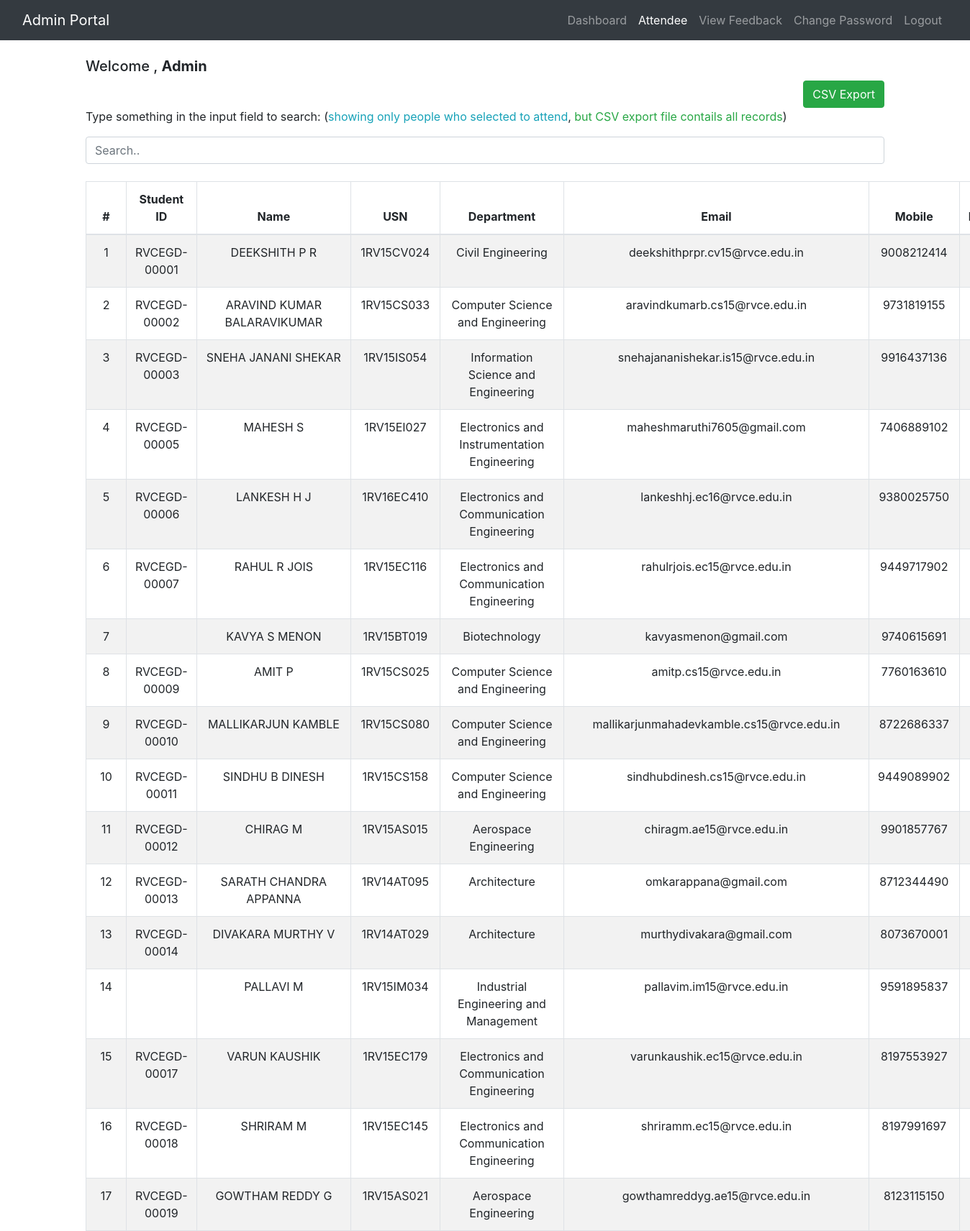
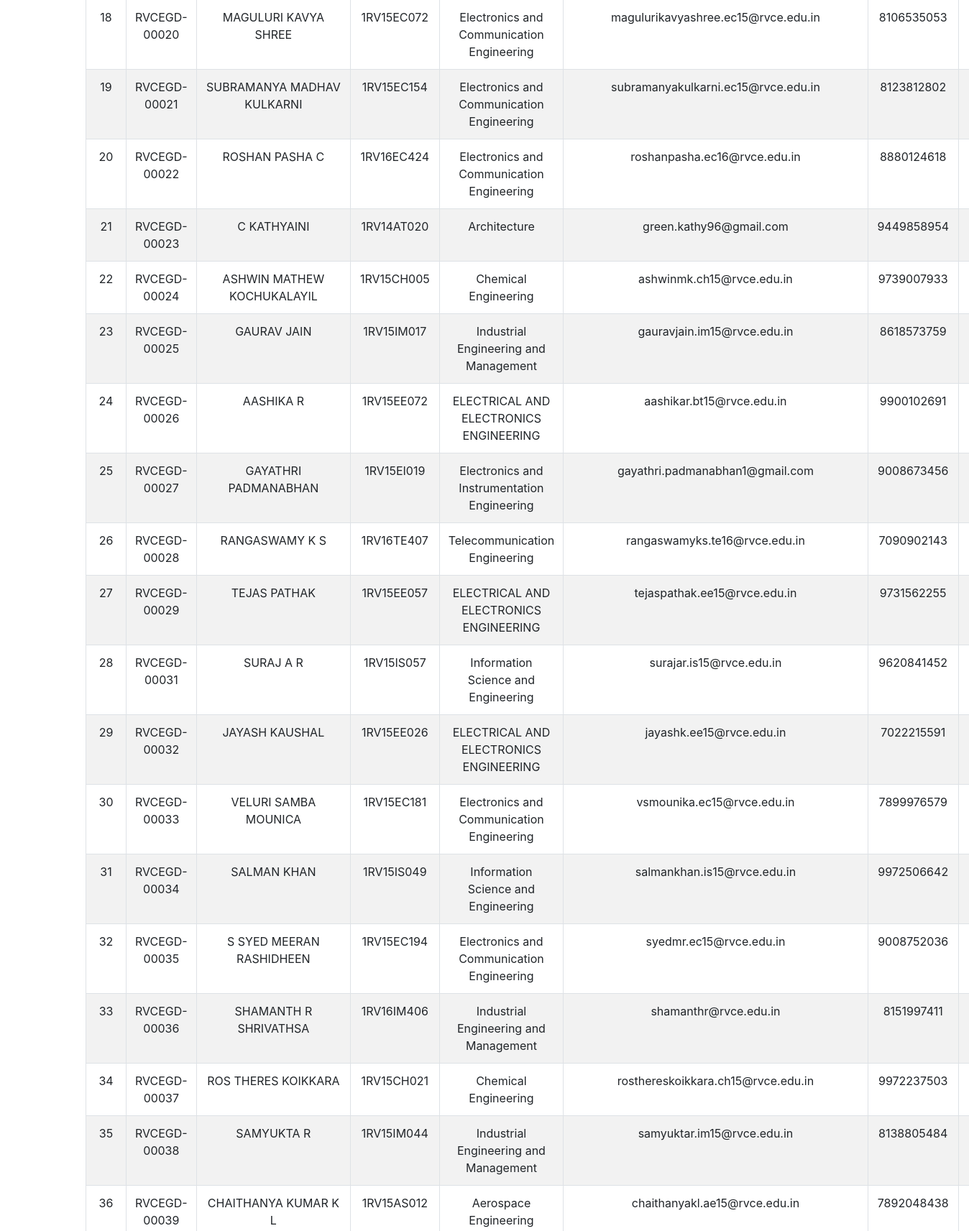
Page /admin/attendee.php (signed in, upper part) on the committed database (2 pictures, top to bottom).
### tables this page shows
CREATE TABLE `attendance` (
  `id` int(11) NOT NULL AUTO_INCREMENT,
  `stud_id` varchar(255) NOT NULL,
  `name` varchar(255) NOT NULL,
  `usn` varchar(255) NOT NULL,
  `dept` varchar(255) NOT NULL,
  `mobile` varchar(255) NOT NULL,
  `email` varchar(255) NOT NULL,
  `attending` varchar(255) NOT NULL,
  `people` varchar(255) NOT NULL,
  `a1` varchar(255) NOT NULL,
  `a2` varchar(255) NOT NULL,
  `a3` varchar(255) NOT NULL,
  `a4` varchar(255) NOT NULL,
  `a5` varchar(255) NOT NULL,
  `a6` varchar(255) DEFAULT NULL,
  `a7` varchar(255) DEFAULT NULL,
  `a8` varchar(255) DEFAULT NULL,
  `a9` varchar(255) DEFAULT NULL,
  `a10` varchar(255) DEFAULT NULL,
  `a11` varchar(255) DEFAULT NULL,
  `a12` varchar(255) DEFAULT NULL,
  `feedback` text,
  `pvt_email` varchar(255) DEFAULT NULL,
  PRIMARY KEY (`id`)
);

### admin/attendee.php (the view, shortened to what this page needs)
<?php include '../include/dbcon.php';?>
<?php
  $displayqry = "SELECT * FROM attendance WHERE attending = 'yes'";
  $result = $mysqli->query($displayqry) or die(error.__LINE__);
  $cnt = mysqli_num_rows($result);
?>
<!DOCTYPE html>
<html lang="en">
<head>
  <link rel="stylesheet" href="https://maxcdn.bootstrapcdn.com/bootstrap/4.1.3/css/bootstrap.min.css">
  <link rel="stylesheet" href="https://use.fontawesome.com/releases/v5.4.1/css/all.css">
</head>
<body>
<nav class="navbar navbar-expand-md mymenu navbar-dark bg-dark">
      <div class="container-fluid">
        <a href="index.php" class="navbar-brand">Admin Portal</a>
        <div class="collapse navbar-collapse text-center" id="mymenu">
          <ul class="navbar-nav ml-auto">
            <li class="nav-item">
              <a class="nav-link" href="dashboard.php">Dashboard</a>
            </li>
            <li class="nav-item">
              <a class="nav-link active" href="attendee.php">Attendee</a>
            </li>
            <li class="nav-item">
              <a class="nav-link" href="feedback.php">View Feedback</a>
            </li>
            <li class="nav-item">
              <a class="nav-link" href="settings.php">Change Password</a>
            </li>
            <li class="nav-item">
              <a class="nav-link" href="logout.php">Logout</a>
            </li>
          </ul>
        </div>
      </div>
</nav>
<br>
<div class="container">
  <h5>Welcome , <strong>Admin</strong></h5>
  <form method="post" action="export.php" align="right">
       <input type="submit" name="export" value="CSV Export" class="btn btn-success" />
  </form>
  <p>Type something in the input field to search: (<span class="text-info">showing only people who selected to attend</span>, <span class="text-success">but CSV export file contails all records</span>)</p>
  <input class="form-control" id="myInput" type="text" placeholder="Search..">
  <br>
  <table class="table table-bordered table-striped table-responsive w-100 d-block d-md-table">
            <thead>
              <th class="text-center">#</th>
              <th class="text-center">Student ID</th>
              <th class="text-center">Name</th>
              <th class="text-center">USN</th>
              <th class="text-center">Department</th>
              <th class="text-center">Email</th>
              <th class="text-center">Mobile</th>
              <th class="text-center">People</th>
            </thead>
    <tbody id="myTable">
    <?php
      for($i=0;$i<$cnt;$i=$i+1)
      {
        $row = $result->fetch_assoc();
        ?>
      <tr>
        <td class="text-center"><?php echo $i+1 ?></td>
        <td class="text-center"><?php echo $row['stud_id'] ?></td>
        <td class="text-center"><?php echo $row['name'] ?></td>
        <td class="text-center"><?php echo $row['usn'] ?></td>
        <td class="text-center"><?php echo $row['dept'] ?></td>
        <td class="text-center"><?php echo $row['email'] ?></td>
        <td class="text-center"><?php echo $row['mobile'] ?></td>
        <td class="text-center"><?php echo $row['people'] ?></td>
      </tr>
      <?php
        }
    ?>
    </tbody>
  </table>
</div>
</body>
</html>

### rows in the picture
attendance: i "1", stud "RVCEGD-00001", name "DEEKSHITH P R", usn "1RV15CV024", dept "Civil Engineering", email "deekshithprpr.cv15@rvce.edu.in", mobile "9008212414"
attendance: i "2", stud "RVCEGD-00002", name "ARAVIND KUMAR BALARAVIKUMAR", usn "1RV15CS033", dept "Computer Science and Engineering", email "aravindkumarb.cs15@rvce.edu.in", mobile "9731819155"
attendance: i "3", stud "RVCEGD-00003", name "SNEHA JANANI SHEKAR", usn "1RV15IS054", dept "Information Science and Engineering", email "snehajananishekar.is15@rvce.edu.in", mobile "9916437136"
attendance: i "4", stud "RVCEGD-00005", name "MAHESH S", usn "1RV15EI027", dept "Electronics and Instrumentation Engineering", email "maheshmaruthi7605@gmail.com", mobile "7406889102"
attendance: i "5", stud "RVCEGD-00006", name "LANKESH H J", usn "1RV16EC410", dept "Electronics and Communication Engineering", email "lankeshhj.ec16@rvce.edu.in", mobile "9380025750"
attendance: i "6", stud "RVCEGD-00007", name "RAHUL R JOIS", usn "1RV15EC116", dept "Electronics and Communication Engineering", email "rahulrjois.ec15@rvce.edu.in", mobile "9449717902"
attendance: i "7", name "KAVYA S MENON", usn "1RV15BT019", dept "Biotechnology", email "kavyasmenon@gmail.com", mobile "9740615691"
attendance: i "8", stud "RVCEGD-00009", name "AMIT P", usn "1RV15CS025", dept "Computer Science and Engineering", email "amitp.cs15@rvce.edu.in", mobile "7760163610"
attendance: i "9", stud "RVCEGD-00010", name "MALLIKARJUN KAMBLE", usn "1RV15CS080", dept "Computer Science and Engineering", email "mallikarjunmahadevkamble.cs15@rvce.edu.in", mobile "8722686337"
attendance: i "10", stud "RVCEGD-00011", name "SINDHU B DINESH", usn "1RV15CS158", dept "Computer Science and Engineering", email "sindhubdinesh.cs15@rvce.edu.in", mobile "9449089902"
attendance: i "11", stud "RVCEGD-00012", name "CHIRAG M", usn "1RV15AS015", dept "Aerospace Engineering", email "chiragm.ae15@rvce.edu.in", mobile "9901857767"
attendance: i "12", stud "RVCEGD-00013", name "SARATH CHANDRA APPANNA", usn "1RV14AT095", dept "Architecture", email "omkarappana@gmail.com", mobile "8712344490"
attendance: i "13", stud "RVCEGD-00014", name "DIVAKARA MURTHY V", usn "1RV14AT029", dept "Architecture", email "murthydivakara@gmail.com", mobile "8073670001"
attendance: i "14", name "PALLAVI M", usn "1RV15IM034", dept "Industrial Engineering and Management", email "pallavim.im15@rvce.edu.in", mobile "9591895837"
attendance: i "15", stud "RVCEGD-00017", name "VARUN KAUSHIK", usn "1RV15EC179", dept "Electronics and Communication Engineering", email "varunkaushik.ec15@rvce.edu.in", mobile "8197553927"
attendance: i "16", stud "RVCEGD-00018", name "SHRIRAM M", usn "1RV15EC145", dept "Electronics and Communication Engineering", email "shriramm.ec15@rvce.edu.in", mobile "8197991697"
attendance: i "17", stud "RVCEGD-00019", name "GOWTHAM REDDY G", usn "1RV15AS021", dept "Aerospace Engineering", email "gowthamreddyg.ae15@rvce.edu.in", mobile "8123115150"
attendance: i "18", stud "RVCEGD-00020", name "MAGULURI KAVYA SHREE", usn "1RV15EC072", dept "Electronics and Communication Engineering", email "magulurikavyashree.ec15@rvce.edu.in", mobile "8106535053"
attendance: i "19", stud "RVCEGD-00021", name "SUBRAMANYA MADHAV KULKARNI", usn "1RV15EC154", dept "Electronics and Communication Engineering", email "subramanyakulkarni.ec15@rvce.edu.in", mobile "8123812802"
attendance: i "20", stud "RVCEGD-00022", name "ROSHAN PASHA C", usn "1RV16EC424", dept "Electronics and Communication Engineering", email "roshanpasha.ec16@rvce.edu.in", mobile "8880124618"
attendance: i "21", stud "RVCEGD-00023", name "C KATHYAINI", usn "1RV14AT020", dept "Architecture", email "green.kathy96@gmail.com", mobile "9449858954"
attendance: i "22", stud "RVCEGD-00024", name "ASHWIN MATHEW KOCHUKALAYIL", usn "1RV15CH005", dept "Chemical Engineering", email "ashwinmk.ch15@rvce.edu.in", mobile "9739007933"
attendance: i "23", stud "RVCEGD-00025", name "GAURAV JAIN", usn "1RV15IM017", dept "Industrial Engineering and Management", email "gauravjain.im15@rvce.edu.in", mobile "8618573759"
attendance: i "24", stud "RVCEGD-00026", name "AASHIKA R", usn "1RV15EE072", dept "ELECTRICAL AND ELECTRONICS ENGINEERING", email "aashikar.bt15@rvce.edu.in", mobile "9900102691"
attendance: i "25", stud "RVCEGD-00027", name "GAYATHRI PADMANABHAN", usn "1RV15EI019", dept "Electronics and Instrumentation Engineering", email "gayathri.padmanabhan1@gmail.com", mobile "9008673456"
attendance: i "26", stud "RVCEGD-00028", name "RANGASWAMY K S", usn "1RV16TE407", dept "Telecommunication Engineering", email "rangaswamyks.te16@rvce.edu.in", mobile "7090902143"
attendance: i "27", stud "RVCEGD-00029", name "TEJAS PATHAK", usn "1RV15EE057", dept "ELECTRICAL AND ELECTRONICS ENGINEERING", email "tejaspathak.ee15@rvce.edu.in", mobile "9731562255"
attendance: i "28", stud "RVCEGD-00031", name "SURAJ A R", usn "1RV15IS057", dept "Information Science and Engineering", email "surajar.is15@rvce.edu.in", mobile "9620841452"
attendance: i "29", stud "RVCEGD-00032", name "JAYASH KAUSHAL", usn "1RV15EE026", dept "ELECTRICAL AND ELECTRONICS ENGINEERING", email "jayashk.ee15@rvce.edu.in", mobile "7022215591"
attendance: i "30", stud "RVCEGD-00033", name "VELURI SAMBA MOUNICA", usn "1RV15EC181", dept "Electronics and Communication Engineering", email "vsmounika.ec15@rvce.edu.in", mobile "7899976579"
attendance: i "31", stud "RVCEGD-00034", name "SALMAN KHAN", usn "1RV15IS049", dept "Information Science and Engineering", email "salmankhan.is15@rvce.edu.in", mobile "9972506642"
attendance: i "32", stud "RVCEGD-00035", name "S SYED MEERAN RASHIDHEEN", usn "1RV15EC194", dept "Electronics and Communication Engineering", email "syedmr.ec15@rvce.edu.in", mobile "9008752036"
attendance: i "33", stud "RVCEGD-00036", name "SHAMANTH R SHRIVATHSA", usn "1RV16IM406", dept "Industrial Engineering and Management", email "shamanthr@rvce.edu.in", mobile "8151997411"
attendance: i "34", stud "RVCEGD-00037", name "ROS THERES KOIKKARA", usn "1RV15CH021", dept "Chemical Engineering", email "rosthereskoikkara.ch15@rvce.edu.in", mobile "9972237503"
attendance: i "35", stud "RVCEGD-00038", name "SAMYUKTA R", usn "1RV15IM044", dept "Industrial Engineering and Management", email "samyuktar.im15@rvce.edu.in", mobile "8138805484"
attendance: i "36", stud "RVCEGD-00039", name "CHAITHANYA KUMAR K L", usn "1RV15AS012", dept "Aerospace Engineering", email "chaithanyakl.ae15@rvce.edu.in", mobile "7892048438"
